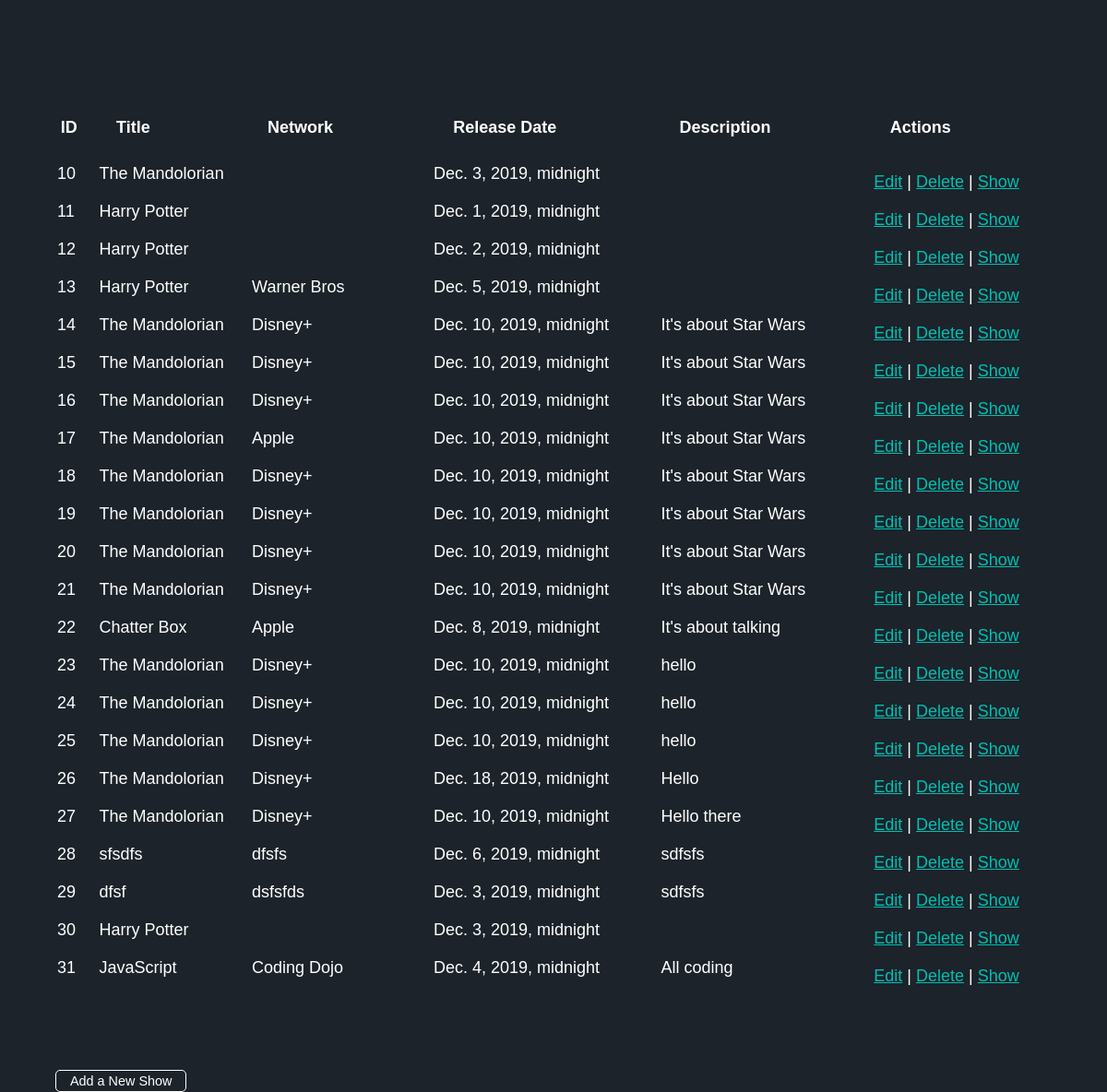
/shows, run on the app's committed database.
### tv_show_app/models.py (models this page shows)
class Show(models.Model):
    title = models.CharField(max_length=255)
    network = models.CharField(max_length=150)
    release_date = models.DateTimeField()
    desc = models.TextField()
    created_at = models.DateTimeField(auto_now_add=True)
    updated_at = models.DateTimeField(auto_now=True)

### tv_show_app/views.py (the view)
# urls.py: path('shows', views.all_shows, name='all_shows'),
def all_shows(request):
    all_shows = Show.objects.all()
    context = {
        'all_shows': all_shows
    }
    return render(request, 'all_shows.html', context)

### tv_show_app/templates/all_shows.html (shortened to what this page needs)
<!DOCTYPE html>
<html lang="en">
<head>
    {% load static %}
    <link rel="stylesheet" href="{% static 'css/style.css' %}">
</head>
<body>
    <div class="wrapper">
        <div class="main-content">
            <table>
                <tr>
                    <th class="bold">ID</th>
                    <th class="bold">Title</th>
                    <th class="bold">Network</th>
                    <th class="bold">Release Date</th>
                    <th class="bold">Description</th>
                    <th class="bold">Actions</th>
                </tr>
                {% for object in all_shows %}
                <tr>
                    <td>{{object.id}}</td>
                    <td>{{object.title}}</td>
                    <td>{{object.network}}</td>
                    <td>{{object.release_date}}</td>
                    <td>{{object.desc}}</td>
                    <td><p><a href="/shows/{{object.id}}/edit" class="edit-delete">Edit</a> | <a href="/shows/{{object.id}}/destroy" class="edit-delete">Delete</a> | <a href="/shows/{{object.id}}" class="edit-delete">Show</a></p></td>
                </tr>
                {% endfor %}
            </table>
            <a href="/shows/new" class="outline-btn">Add a New Show</a>
        </div>
    </div>
</body>
</html>

### tv_show_app/static/css/style.css (style rules this page uses)
* { padding: 0; margin: 0; box-sizing: border-box; color: #fff; background-color: #1C232A; font-size: 18px; font-family: Verdana, Geneva, Tahoma, sans-serif; }
.wrapper { width: 90%; margin: 0 auto; }
.main-content { margin-top: 7rem; }
.bold { font-weight: bold; }
.outline-btn { text-decoration: none; color: #fff; border: 1px solid #fff; padding: 3px 15px; border-radius: 5px; transition: all 0.8s; font-size: 0.8rem; }
table { width: 100%; margin-bottom: 5rem; }
table tr th:first-child { padding-right: 1rem; }
table tr th { padding-right: 5rem; padding-bottom: 1rem; }
.edit-delete { display: inline-block; color: #00BFB3; margin-top: 1rem; transition: all 0.9s; }

### data on the page
Show: id "10", title "The Mandolorian", release_date "Dec. 3, 2019, midnight"
Show: id "11", title "Harry Potter", release_date "Dec. 1, 2019, midnight"
Show: id "12", title "Harry Potter", release_date "Dec. 2, 2019, midnight"
Show: id "13", title "Harry Potter", network "Warner Bros", release_date "Dec. 5, 2019, midnight"
Show: id "14", title "The Mandolorian", network "Disney+", release_date "Dec. 10, 2019, midnight", desc "It's about Star Wars"
Show: id "15", title "The Mandolorian", network "Disney+", release_date "Dec. 10, 2019, midnight", desc "It's about Star Wars"
Show: id "16", title "The Mandolorian", network "Disney+", release_date "Dec. 10, 2019, midnight", desc "It's about Star Wars"
Show: id "17", title "The Mandolorian", network "Apple", release_date "Dec. 10, 2019, midnight", desc "It's about Star Wars"
Show: id "18", title "The Mandolorian", network "Disney+", release_date "Dec. 10, 2019, midnight", desc "It's about Star Wars"
Show: id "19", title "The Mandolorian", network "Disney+", release_date "Dec. 10, 2019, midnight", desc "It's about Star Wars"
Show: id "20", title "The Mandolorian", network "Disney+", release_date "Dec. 10, 2019, midnight", desc "It's about Star Wars"
Show: id "21", title "The Mandolorian", network "Disney+", release_date "Dec. 10, 2019, midnight", desc "It's about Star Wars"
Show: id "22", title "Chatter Box", network "Apple", release_date "Dec. 8, 2019, midnight", desc "It's about talking"
Show: id "23", title "The Mandolorian", network "Disney+", release_date "Dec. 10, 2019, midnight", desc "hello"
Show: id "24", title "The Mandolorian", network "Disney+", release_date "Dec. 10, 2019, midnight", desc "hello"
Show: id "25", title "The Mandolorian", network "Disney+", release_date "Dec. 10, 2019, midnight", desc "hello"
Show: id "26", title "The Mandolorian", network "Disney+", release_date "Dec. 18, 2019, midnight", desc "Hello"
Show: id "27", title "The Mandolorian", network "Disney+", release_date "Dec. 10, 2019, midnight", desc "Hello there"
Show: id "28", title "sfsdfs", network "dfsfs", release_date "Dec. 6, 2019, midnight", desc "sdfsfs"
Show: id "29", title "dfsf", network "dsfsfds", release_date "Dec. 3, 2019, midnight", desc "sdfsfs"
Show: id "30", title "Harry Potter", release_date "Dec. 3, 2019, midnight"
Show: id "31", title "JavaScript", network "Coding Dojo", release_date "Dec. 4, 2019, midnight", desc "All coding"
